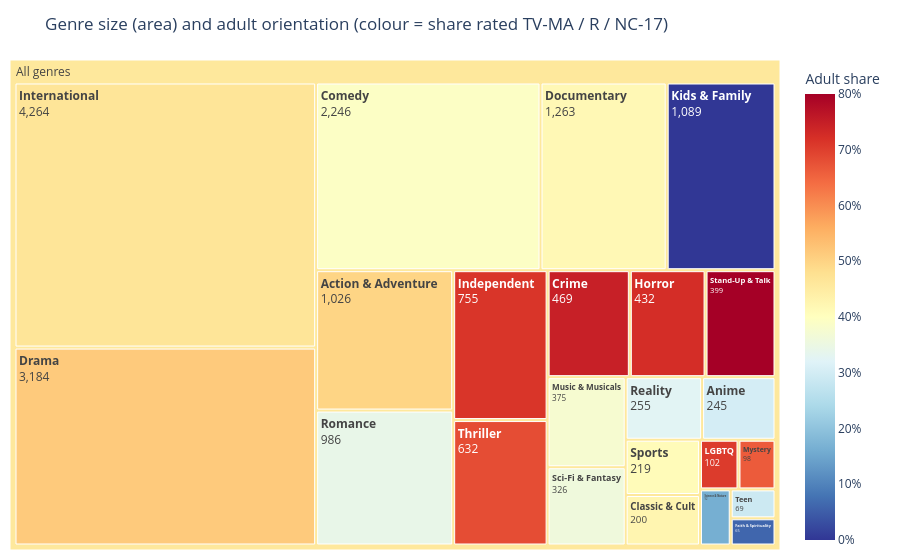

Notebook code for this chart:
### Code cell
# (4) Treemap: genre size coloured by how adult-oriented it is --------------------------------------------
tm = (genre_u_main.assign(is_adult=genre_u_main["audience_group"].eq("Adults"))
      .groupby("genre").agg(titles=("show_id", "size"), adult_share=("is_adult", "mean")).reset_index())
fig = px.treemap(tm, path=[px.Constant("All genres"), "genre"], values="titles", color="adult_share",
                 color_continuous_scale="RdYlBu_r", range_color=(0, 0.8),
                 title="Genre size (area) and adult orientation (colour = share rated TV-MA / R / NC-17)")
fig.update_traces(hovertemplate="<b>%{label}</b><br>%{value:,} titles<br>Adult share: %{color:.0%}<extra></extra>",
                  texttemplate="<b>%{label}</b><br>%{value:,}")
fig.update_layout(height=560, margin=dict(l=10, r=10, t=60, b=10), coloraxis_colorbar=dict(title="Adult share", tickformat=".0%"))
fig.show()

### Figure 1 — Plotly figure (JSON) as saved in the notebook; plotly's stock layout.template omitted (floating-point values rounded to 4 significant figures)
{"data": [{"branchvalues": "total", "customdata": [[0.4981], [0.302], [0.425], [0.3918], [0.7463], [0.4173], [0.5144], [0.06154], [0.7245], [0.7139], [0.4672], [0.0009183], [0.7059], [0.376], [0.6633], [0.3255], [0.3418], [0.3589], [0.163], [0.411], [0.8421], [0.2899], [0.682], [0.4588]], "domain": {"x": [0, 1], "y": [0, 1]}, "hovertemplate": "<b>%{label}</b><br>%{value:,} titles<br>Adult share: %{color:.0%}<extra></extra>", "ids": ["All genres/Action & Adventure", "All genres/Anime", "All genres/Classic & Cult", "All genres/Comedy", "All genres/Crime", "All genres/Documentary", "All genres/Drama", "All genres/Faith & Spirituality", "All genres/Horror", "All genres/Independent", "All genres/International", "All genres/Kids & Family", "All genres/LGBTQ", "All genres/Music & Musicals", "All genres/Mystery", "All genres/Reality", "All genres/Romance", "All genres/Sci-Fi & Fantasy", "All genres/Science & Nature", "All genres/Sports", "All genres/Stand-Up & Talk", "All genres/Teen", "All genres/Thriller", "All genres"], "labels": ["Action & Adventure", "Anime", "Classic & Cult", "Comedy", "Crime", "Documentary", "Drama", "Faith & Spirituality", "Horror", "Independent", "International", "Kids & Family", "LGBTQ", "Music & Musicals", "Mystery", "Reality", "Romance", "Sci-Fi & Fantasy", "Science & Nature", "Sports", "Stand-Up & Talk", "Teen", "Thriller", "All genres"], "marker": {"coloraxis": "coloraxis", "colors": [0.4981, 0.302, 0.425, 0.3918, 0.7463, 0.4173, 0.5144, 0.06154, 0.7245, 0.7139, 0.4672, 0.0009183, 0.7059, 0.376, 0.6633, 0.3255, 0.3418, 0.3589, 0.163, 0.411, 0.8421, 0.2899, 0.682, 0.4588]}, "name": "", "parents": ["All genres", "All genres", "All genres", "All genres", "All genres", "All genres", "All genres", "All genres", "All genres", "All genres", "All genres", "All genres", "All genres", "All genres", "All genres", "All genres", "All genres", "All genres", "All genres", "All genres", "All genres", "All genres", "All genres", ""], "texttemplate": "<b>%{label}</b><br>%{value:,}", "type": "treemap", "values": [1026.0, 245.0, 200.0, 2246.0, 469.0, 1263.0, 3184.0, 65.0, 432.0, 755.0, 4264.0, 1089.0, 102.0, 375.0, 98.0, 255.0, 986.0, 326.0, 92.0, 219.0, 399.0, 69.0, 632.0, 18790.0]}], "layout": {"coloraxis": {"autocolorscale": false, "cmax": 0.8, "cmin": 0, "colorbar": {"tickformat": ".0%", "title": {"text": "Adult share"}}, "colorscale": [[0, "rgb(49,54,149)"], [0.1, "rgb(69,117,180)"], [0.2, "rgb(116,173,209)"], [0.3, "rgb(171,217,233)"], [0.4, "rgb(224,243,248)"], [0.5, "rgb(255,255,191)"], [0.6, "rgb(254,224,144)"], [0.7, "rgb(253,174,97)"], [0.8, "rgb(244,109,67)"], [0.9, "rgb(215,48,39)"], [1, "rgb(165,0,38)"]]}, "height": 560, "legend": {"tracegroupgap": 0}, "margin": {"b": 10, "l": 10, "r": 10, "t": 60}, "title": {"text": "Genre size (area) and adult orientation (colour = share rated TV-MA / R / NC-17)"}}}
